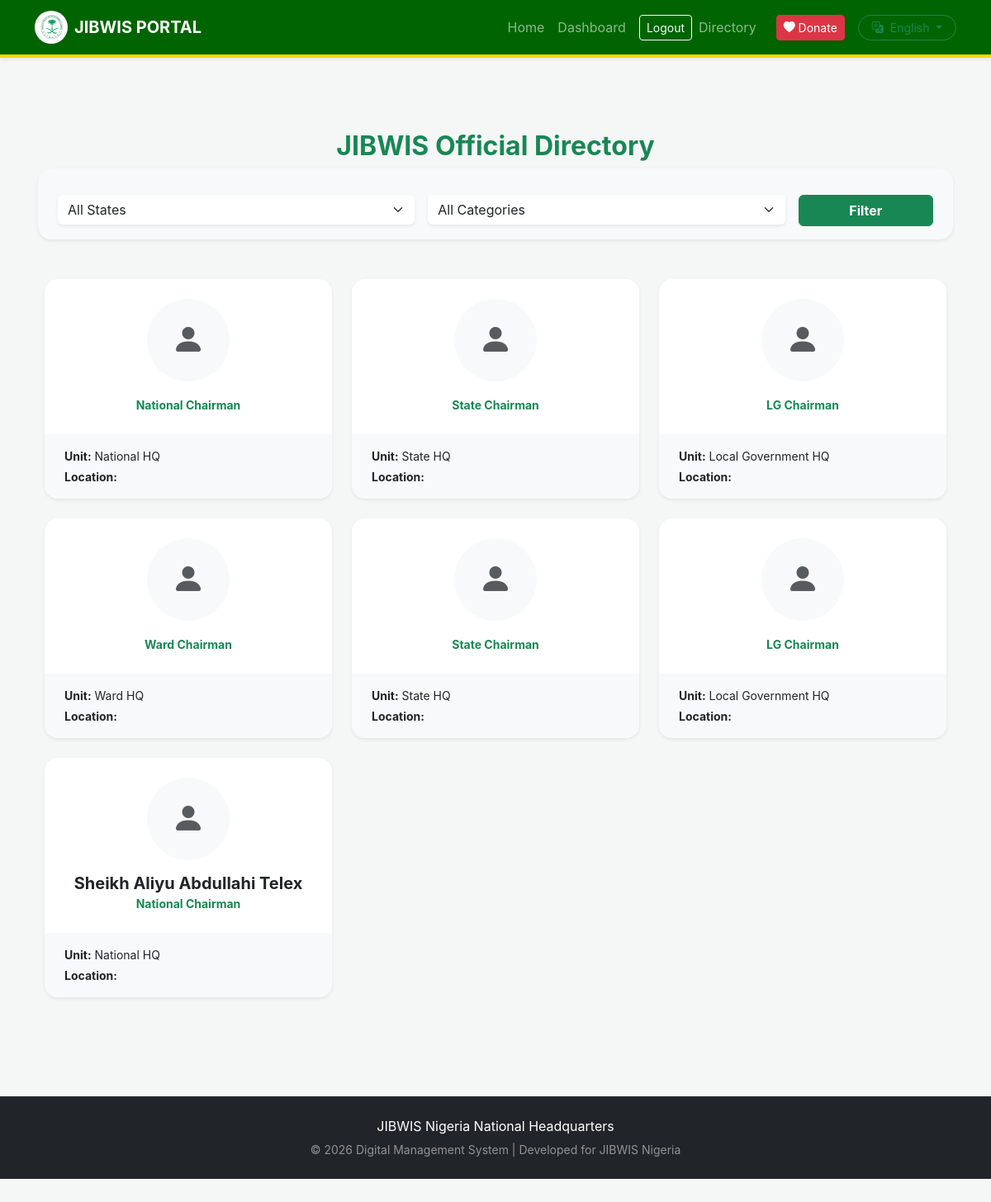
Before: /directory/ (signed in) with the older database file.
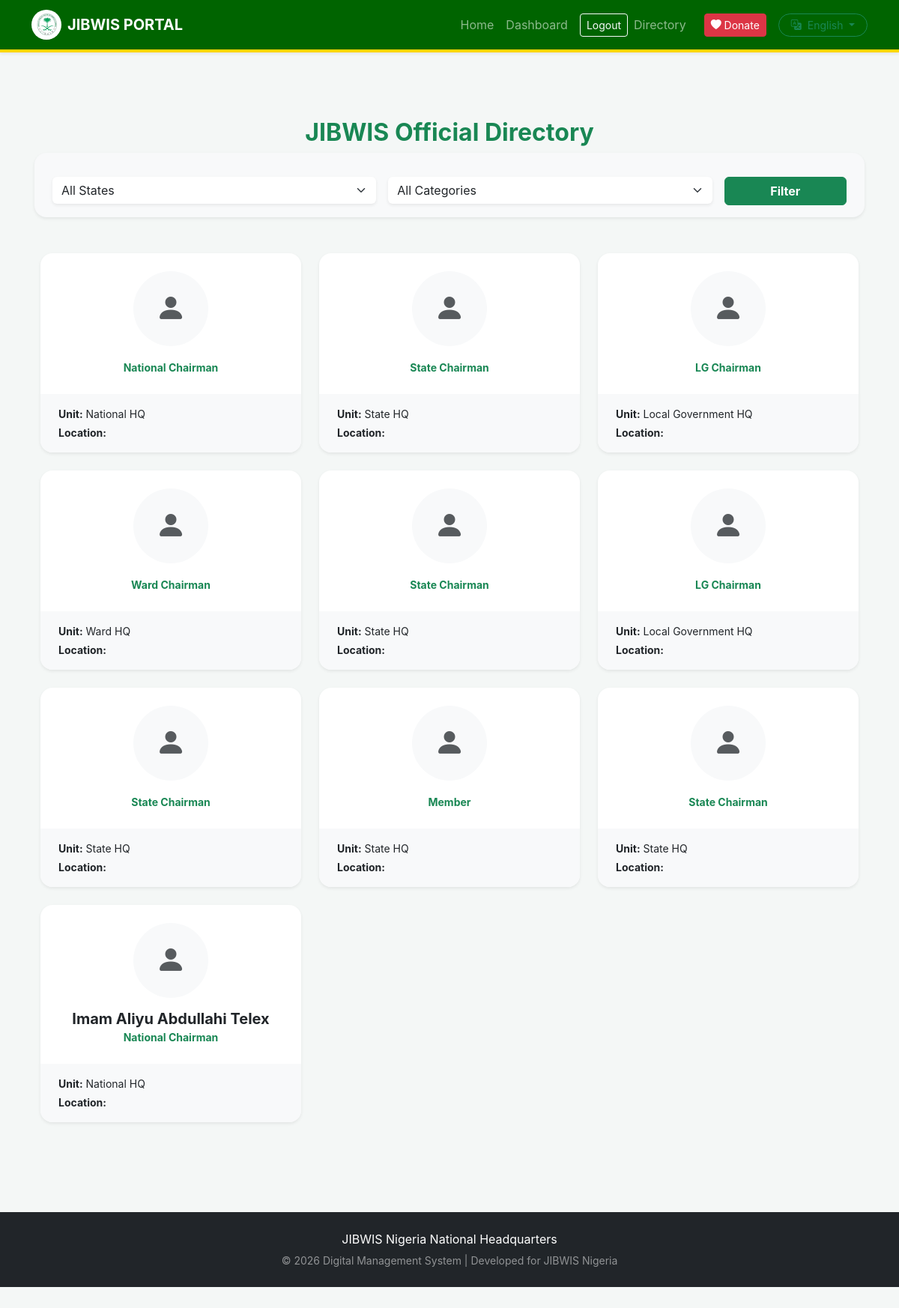
After: the same page with the newer database file.
### accounts/models.py (models this page shows, shortened)
class Profile(models.Model):
    user = models.ForeignKey(User, on_delete=models.CASCADE, related_name='profiles')
    unit = models.ForeignKey(OrganizationUnit, on_delete=models.CASCADE)
    position = models.CharField(max_length=100)
    profile_picture = models.ImageField(upload_to='profiles/', null=True, blank=True)
    education_level = models.CharField(max_length=100, blank=True, null=True)
    course_of_study = models.CharField(max_length=255, blank=True, null=True)
    graduation_year = models.IntegerField(blank=True, null=True)
    is_active = models.BooleanField(default=False) # Approval Switch

class OrganizationUnit(models.Model):
    CATEGORY_CHOICES = [('ADMIN', 'Administration'), ('ULAMA', 'Council of Ulama'), ('FAG', 'First Aid Group')]
    LEVEL_CHOICES = [('NATIONAL', 'National'), ('STATE', 'State'), ('LG', 'Local Government'), ('WARD', 'Ward/Unit')]
    name = models.CharField(max_length=100)
    category = models.CharField(max_length=10, choices=CATEGORY_CHOICES)
    level = models.CharField(max_length=10, choices=LEVEL_CHOICES)
    state = models.ForeignKey(State, on_delete=models.SET_NULL, null=True, blank=True)
    lga = models.ForeignKey(LGA, on_delete=models.SET_NULL, null=True, blank=True)
    ward_name = models.CharField(max_length=255, null=True, blank=True)
    parent = models.ForeignKey('self', on_delete=models.CASCADE, null=True, blank=True, related_name='sub_units')

class User(AbstractUser):
    phone_number = models.CharField(max_length=15, blank=True, null=True)
    BANK_CHOICES = [
        ('044', 'Access Bank'), ('011', 'First Bank'), ('058', 'GTBank'),
        ('057', 'Zenith Bank'), ('033', 'UBA'), ('050', 'EcoBank'),
        ('50515', 'Moniepoint MFB'), ('999992', 'OPay'), ('999991', 'PalmPay'),
    ]
    bank_code = models.CharField(max_length=10, choices=BANK_CHOICES, blank=True, null=True)
    account_number = models.CharField(max_length=10, blank=True, null=True)
    account_name = models.CharField(max_length=100, blank=True, null=True, help_text="Verified name from Bank")
    paystack_recipient_code = models.CharField(max_length=100, blank=True, null=True)
    EDUCATION_LEVELS = [
        ('primary', 'Primary'), ('secondary', 'Secondary/SSCE'),
        ('tertiary', 'College/NCE'), ('polytechnics', 'Certificate/ND'),
        ('undergraduate', 'Undergraduate'), ('graduate', 'Graduate (BSc/HND)'),
        ('postgraduate', 'Postgraduate (MSc/PhD)'), ('specialized', 'Specialized/Technical'),
    ]
    education_level = models.CharField(max_length=20, choices=EDUCATION_LEVELS, blank=True)
    course_of_study = models.CharField(max_length=255, blank=True)
    is_graduated = models.BooleanField(default=False)
    graduation_year = models.PositiveIntegerField(null=True, blank=True)
    groups = models.ManyToManyField('auth.Group', related_name='custom_user_groups', blank=True)
    user_permissions = models.ManyToManyField('auth.Permission', related_name='custom_user_permissions', blank=True)

### accounts/views.py (the view)
# urls.py: path('directory/', views.leader_directory, name='leader_directory'),
@login_required
def leader_directory(request):
    queryset = Profile.objects.filter(is_active=True).select_related(
        'user',
        'unit__lga',
        'unit__state'
    )
    category = request.GET.get('category')
    if category:
        queryset = queryset.filter(unit__category=category)
    state_id = request.GET.get('state')
    if state_id:
        queryset = queryset.filter(unit__state_id=state_id)
    lga_id = request.GET.get('lga')
    if lga_id:
        queryset = queryset.filter(unit__lga_id=lga_id)
    search_query = request.GET.get('q')
    if search_query:
        queryset = queryset.filter(
            Q(user__first_name__icontains=search_query) |
            Q(user__last_name__icontains=search_query) |
            Q(user__phone_number__icontains=search_query)
        )
    is_leader = request.user.is_staff
    context = {
        'profiles': queryset.order_by('user__first_name'),
        'states': State.objects.all(),
        'categories': OrganizationUnit.CATEGORY_CHOICES,
        'is_leader': is_leader,
    }
    return render(request, 'leader_directory.html', context)

### templates/leader_directory.html (shortened to what this page needs)
{% extends 'base.html' %}
{% block content %}
<div class="container py-5">
    <h2 class="fw-bold text-success mb-4 text-center">JIBWIS Official Directory</h2>
    <form method="get" class="row g-3 mb-5 bg-light p-3 rounded-4 shadow-sm">
        <div class="col-md-5">
            <select name="state" class="form-select border-0 shadow-sm">
                <option value="">All States</option>
            </select>
        </div>
        <div class="col-md-5">
            <select name="category" class="form-select border-0 shadow-sm">
                <option value="">All Categories</option>
            </select>
        </div>
        <div class="col-md-2">
            <button type="submit" class="btn btn-success w-100 fw-bold">Filter</button>
        </div>
    </form>
    <div class="row row-cols-1 row-cols-md-3 g-4">
        {% for profile in profiles %}
        <div class="col">
            <div class="card h-100 border-0 shadow-sm rounded-4 overflow-hidden">
                <div class="p-4 text-center">
                    {% if profile.profile_picture %}
                        <img src="{{ profile.profile_picture.url }}" class="rounded-circle mb-3 border border-3 border-success" style="width: 100px; height: 100px; object-fit: cover;">
                    {% else %}
                        <div class="bg-light rounded-circle mx-auto mb-3 d-flex align-items-center justify-content-center" style="width: 100px; height: 100px;">
                            <i class="bi bi-person-fill text-muted fs-1"></i>
                        </div>
                    {% endif %}
                    <h5 class="fw-bold mb-0">{{ profile.user.get_full_name }}</h5>
                    <small class="text-success fw-bold">{{ profile.position }}</small>
                </div>
                <div class="card-footer bg-light border-0 px-4 py-3">
                    <p class="mb-1 small"><strong>Unit:</strong> {{ profile.unit.name }}</p>
                    <p class="mb-0 small"><strong>Location:</strong> {{ profile.unit.ward.lga.state.name }}</p>
                </div>
            </div>
        </div>
        {% empty %}
        <div class="col-12 text-center py-5">
            <p class="text-muted">No verified leaders found matching your search.</p>
        </div>
        {% endfor %}
    </div>
</div>
{% endblock %}

Changed rows visible on the page:
removed Profile: user.get_full_name "Sheikh Aliyu Abdullahi Telex", position "National Chairman", unit.name "National HQ"
added Profile: position "State Chairman", unit.name "State HQ"
added Profile: position "Member", unit.name "State HQ"
added Profile: position "State Chairman", unit.name "State HQ"
added Profile: user.get_full_name "Imam Aliyu Abdullahi Telex", position "National Chairman", unit.name "National HQ"
